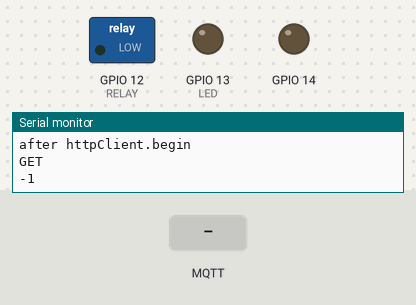
Bench run of a sketch on a simulated ESP8266 (NodeMCU). Parts: switched loads named in the sketch (green lamp = pin HIGH), output pins drawn as LEDs (lit = HIGH), the last lines printed to the serial monitor. Inputs (shaded band) come from the test bench. WiFi joins after 1.5 s; servers stay silent unless stated; random numbers use the default seed unless the sketch sets one; no MQTT or app messages arrive unless stated.

Above: at 2.7 s.
2.8 s: MQTT message "1" arrives on the first subscribed topic
At 4.5 s:
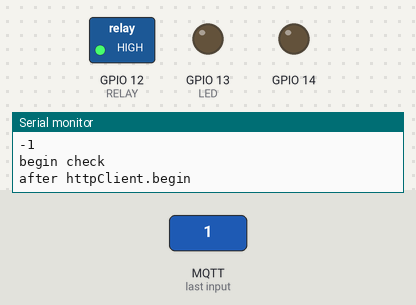
4.8 s: MQTT message "200" arrives on the first subscribed topic
At 6.3 s:
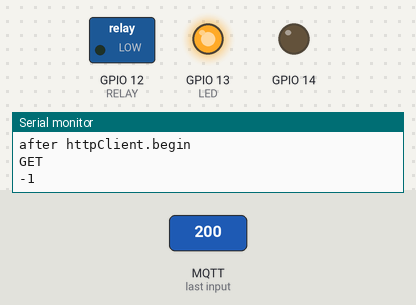
Timing chart, 0 to 7.8 s (numbered marks = the images above; inputs shaded):
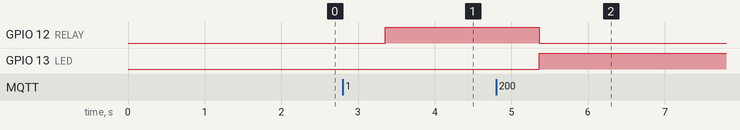

Measured:
- after the input at 2.8 s, GPIO 12 (RELAY): LOW → HIGH after 0.56 s
- after the input at 4.8 s, GPIO 12 (RELAY): HIGH → LOW after 0.56 s; GPIO 13 (LED): LOW → HIGH after 0.56 s

The sketch:

main2.ino
```cpp
#include <ESP8266WiFi.h>
#include <PubSubClient.h>
#include <ESP8266HTTPClient.h>
#include <ESP8266httpUpdate.h>


// WiFi
const char* ssid = "twistedfields";
const char* password = "alwaysbekind";

// MQTT
const char* mqttServer = "192.168.1.123";
const int mqttPort = 1883;
WiFiClient espClient;
PubSubClient client(espClient);

// OTA
HTTPClient httpClient;
const int FW_VERSION = 2;

// hardware pins
const int RELAY = 12;
const int LED = 13;


const char* NAME = "valve3";

void setupPins() {
  for(int i = 12; i < 15; i++)
      {
          Serial.println("setting up: ");
          Serial.println(i);
          pinMode(i, OUTPUT);
      }
}


void setup() {

  setupPins();

  Serial.begin(115200);

  // Wifi
  WiFi.begin(ssid, password);

  while (WiFi.status() != WL_CONNECTED) {
    delay(500);
    Serial.println("Connecting to WiFi..");
  }
  Serial.println("Connected to the WiFi network");

  // MQTT
  client.setServer(mqttServer, mqttPort);
  client.setCallback(callback);

  while (!client.connected()) {
    Serial.println("Connecting to MQTT...");

    if (client.connect(NAME)) {

      Serial.println("connected");
      client.subscribe(NAME);
      Serial.println("subscribed");

    } else {
      Serial.print("failed with state ");
      Serial.print(client.state());
      delay(2000);
    }
   }

}

void checkForUpdates() {

  // get version
  Serial.println("begin check");
  httpClient.begin("http://192.168.1.123/t.version");
  Serial.println("after httpClient.begin");

  int httpCode = httpClient.GET();
  Serial.println("GET");
  Serial.println(httpCode);

  if( httpCode == 200 ) {
    Serial.println("200");
    String newFWVersion = httpClient.getString();
    Serial.print("version on server: ");
    Serial.print(newFWVersion);
    int newVersion = newFWVersion.toInt();

    if( newVersion > FW_VERSION ) {
      Serial.println( "Preparing to update" );
      // get binary
      t_httpUpdate_return ret = ESPhttpUpdate.update("192.168.1.123", 80,"/t.bin");
      switch(ret) {
        case HTTP_UPDATE_FAILED:
          Serial.printf("HTTP_UPDATE_FAILD Error (%d): %s", ESPhttpUpdate.getLastError(), ESPhttpUpdate.getLastErrorString().c_str());
          break;

        case HTTP_UPDATE_NO_UPDATES:
          Serial.println("HTTP_UPDATE_NO_UPDATES");
          break;
       }
     }
   }
}

String getMAC()
{
  uint8_t mac[6];
  char result[14];

 snprintf( result, sizeof( result ), "%02x%02x%02x%02x%02x%02x", mac[ 0 ], mac[ 1 ], mac[ 2 ], mac[ 3 ], mac[ 4 ], mac[ 5 ] );

  return String( result );
}

int callback(char* topic, byte* payload, unsigned int length) {

  Serial.print("Message arrived in topic: ");
  Serial.println(topic);

  Serial.print("Message:");
  for (int i = 0; i < length; i++) {
    Serial.print((char)payload[i]);
  }
  Serial.println("payload 0");
  Serial.println((char)payload[0]);
  Serial.println((char)payload[0] == '1');
  if ((char)payload[0] == '1') {
    Serial.println("yeah");
    digitalWrite(RELAY, HIGH);
    digitalWrite(LED, LOW);
  } else {
    Serial.println("no");
    digitalWrite(RELAY, LOW);
    digitalWrite(LED, HIGH);
  }
  Serial.println();
  Serial.println("-----------------------");

}

void reconnect() {
  while (!client.connected()) {
   Serial.print("Attempting MQTT connection...");
   // Create a random client ID
   String clientId = "ESP8266Client-";
   clientId += String(random(0xffff), HEX);
   // Attempt to connect
   if (client.connect(clientId.c_str())) {
     Serial.println("connected");
     // Once connected, publish an announcement...
     //client.publish("server", "reconnected");
     // ... and resubscribe
     client.subscribe(NAME);
   } else {
     Serial.print("failed, rc=");
     Serial.print(client.state());
     Serial.println(" try again in 5 seconds");
     // Wait 5 seconds before retrying
     delay(5000);
   }
  }
}

void loop() {
  if (!client.connected()) {
    reconnect();
  }
  delay(800);
  client.loop();
  checkForUpdates();
}
```
